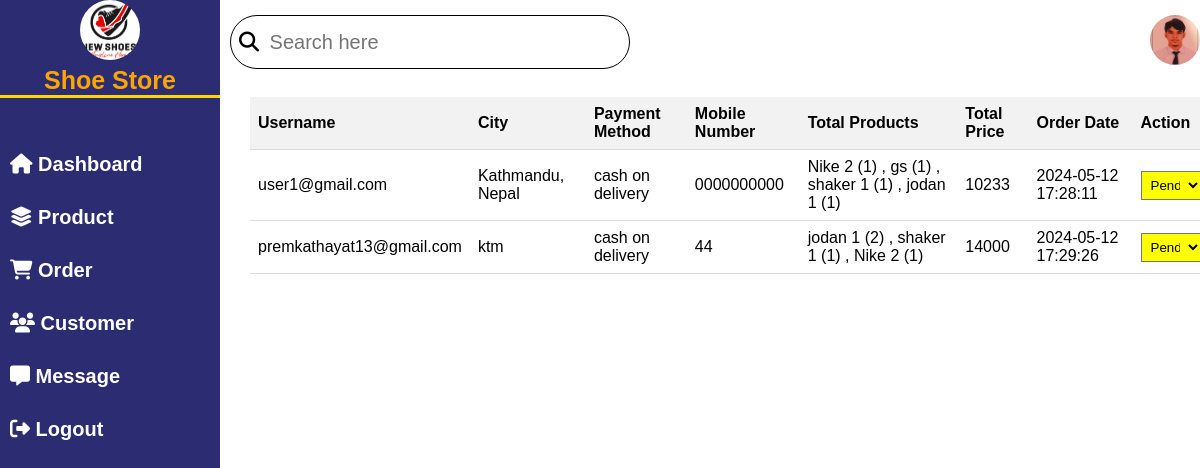
/Admin/order.php, run on an earlier commit of the app's database.
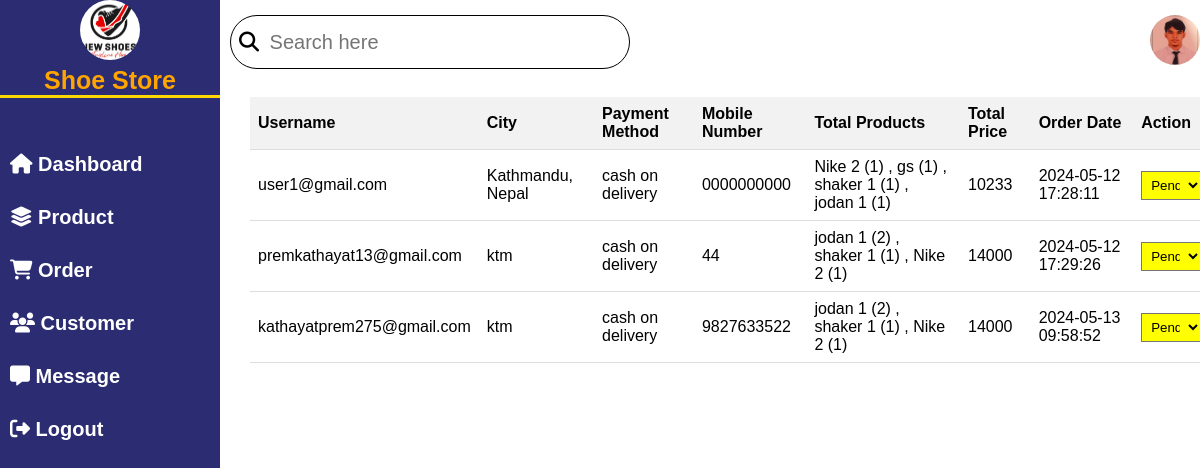
And on a later commit of the database.
### tables this page shows
CREATE TABLE `order` (
  `id` int(11) NOT NULL,
  `name` varchar(255) NOT NULL,
  `number` varchar(10) NOT NULL,
  `email` varchar(255) NOT NULL,
  `method` varchar(255) NOT NULL,
  `house_no` varchar(255) NOT NULL,
  `street` varchar(100) NOT NULL,
  `city` varchar(100) NOT NULL,
  `state` varchar(100) NOT NULL,
  `total_products` varchar(255) NOT NULL,
  `total_price` varchar(255) NOT NULL,
  `order_date` datetime NOT NULL DEFAULT current_timestamp()
);

### Admin/order.php (the view, shortened to what this page needs)
<?php
include 'header.php';
include '../config.php';
?>
<!DOCTYPE html>
<html lang="en">
<head>
</head>
<body>
    <h2>Order List</h2>
    <table>
        <thead>
            <tr>
                <th>Username</th>
                <th>City</th>
                <th>Payment Method</th>
                <th>Mobile Number</th>
                <th>Total Products</th>
                <th>Total Price</th>
                <th>Order Date</th>
                <th>Action</th>
            </tr>
        </thead>
        <tbody>
            <?php
            $sql = "SELECT email, city, method, number, total_products, total_price, order_date FROM `order`";
            $result = $conn->query($sql);
            if ($result->num_rows > 0) {
                while ($row = $result->fetch_assoc()) {
                    echo "<tr>";
                    echo "<td>" . $row["email"] . "</td>";
                    echo "<td>" . $row["city"] . "</td>";
                    echo "<td>" . $row["method"] . "</td>";
                    echo "<td>" . $row["number"] . "</td>";
                    echo "<td>" . $row["total_products"] . "</td>";
                    echo "<td>" . $row["total_price"] . "</td>";
                    echo "<td>" . $row["order_date"] . "</td>";
                    echo "<td class='action-buttons'>";
                    echo "<select class='pending' onchange='changeColor(this)'>";
                    echo "<option value='pending'>Pending</option>";
                    echo "</select>";
                    echo "</td>";
                    echo "</tr>";
                }
            } else {
                echo "<tr><td colspan='8'>No orders found</td></tr>";
            }
            ?>
        </tbody>
    </table>
</body>
</html>

What changed in the data, as far as the page shows it:
added order: email "kathayatprem275@gmail.com", city "ktm", method "cash on delivery", number "9827633522", total_products "jodan 1 (2) , shaker 1 (1) , Nike 2 (1)", total_price "14000", order_date "2024-05-13 09:58:52"
